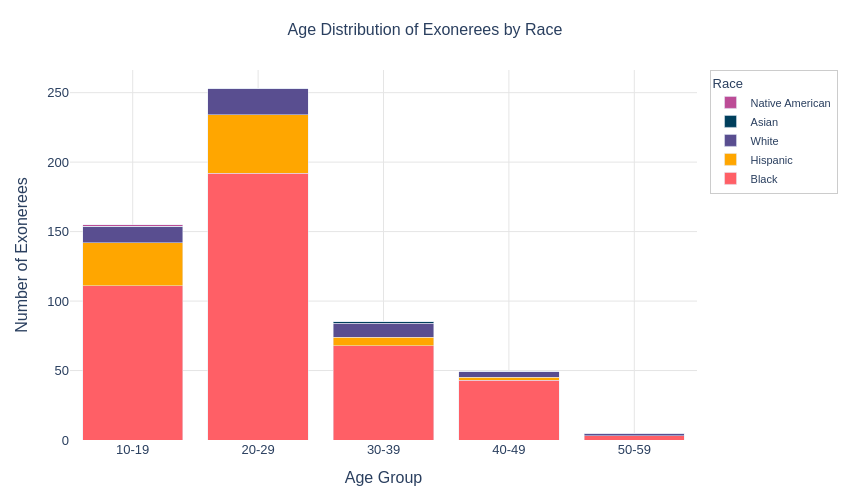

Notebook code cell kept with this figure:
### Markdown cell above
#### Age Distribution of Exonerees by Race

### Code cell
import plotly.graph_objects as go
import pandas as pd

race_colors = {
    "Black": "#ff5f66",
    "Hispanic": "#ffa600",
    "White": "#594e90",
    "Asian": "#003f5c",
    "Native American": "#bc4c96",
}
race_order = ["Black", "Hispanic", "White", "Asian", "Native American"]

age_bins = [10, 20, 30, 40, 50, 60, 70]
age_labels = ["10-19", "20-29", "30-39", "40-49", "50-59", "60-69"]
exon_df["age_group"] = pd.cut(
    exon_df["age"], bins=age_bins, labels=age_labels, right=False
)
age_race_counts = (
    exon_df.groupby(["age_group", "race"], observed=True).size().unstack(fill_value=0)
)

fig = go.Figure()
for race in race_order:
    if race in age_race_counts.columns:
        fig.add_trace(
            go.Bar(
                x=age_race_counts.index.astype(str),
                y=age_race_counts[race],
                name=race,
                marker_color=race_colors[race],
                hovertemplate=f"<b>{race}</b><br>Age Group: %{{x}}<br>Count: %{{y}}<extra></extra>",
            )
        )

fig.update_layout(
    barmode="stack",
    title=dict(text="Age Distribution of Exonerees by Race", x=0.5, font=dict(size=16)),
    xaxis=dict(title="Age Group", gridcolor="#e5e5e5"),
    yaxis=dict(title="Number of Exonerees", gridcolor="#e5e5e5"),
    legend=dict(
        title="Race",
        font=dict(size=11),
        bgcolor="rgba(255,255,255,0.8)",
        bordercolor="#ccc",
        borderwidth=1,
    ),
    plot_bgcolor="white",
    paper_bgcolor="white",
    font=dict(family="Arial", size=13),
    width=850,
    height=500,
    margin=dict(t=70, b=60, l=70, r=40),
)

import os

img_paths = [
    "../../images/age_distribution_by_race.png",
    "../../docs/images/age_distribution_by_race.png",
    "../../multiclass-portfolio-website/projects/dsan-5000/_site/images/age_distribution_by_race.png",
    "../../multiclass-portfolio-website/_site/projects/dsan-5000/_site/images/age_distribution_by_race.png",
]
for path in img_paths:
    try:
        os.makedirs(os.path.dirname(path), exist_ok=True)
        fig.write_image(path, scale=2)
    except Exception as e:
        print(f"Could not save {path}: {e}")
try:
    fig.write_html(
        "../../report/figures/age_distribution_by_race.html", include_plotlyjs="cdn"
    )
except Exception as e:
    print(f"Could not save html: {e}")
fig.show()

### Figure 1 — Plotly figure (JSON) as saved in the notebook; plotly's stock layout.template omitted (floating-point values rounded to 4 significant figures)
{"data": [{"hovertemplate": "<b>Black</b><br>Age Group: %{x}<br>Count: %{y}<extra></extra>", "marker": {"color": "#ff5f66"}, "name": "Black", "type": "bar", "x": ["10-19", "20-29", "30-39", "40-49", "50-59"], "y": [111, 192, 68, 43, 3]}, {"hovertemplate": "<b>Hispanic</b><br>Age Group: %{x}<br>Count: %{y}<extra></extra>", "marker": {"color": "#ffa600"}, "name": "Hispanic", "type": "bar", "x": ["10-19", "20-29", "30-39", "40-49", "50-59"], "y": [31, 42, 6, 2, 0]}, {"hovertemplate": "<b>White</b><br>Age Group: %{x}<br>Count: %{y}<extra></extra>", "marker": {"color": "#594e90"}, "name": "White", "type": "bar", "x": ["10-19", "20-29", "30-39", "40-49", "50-59"], "y": [12, 19, 10, 4, 2]}, {"hovertemplate": "<b>Asian</b><br>Age Group: %{x}<br>Count: %{y}<extra></extra>", "marker": {"color": "#003f5c"}, "name": "Asian", "type": "bar", "x": ["10-19", "20-29", "30-39", "40-49", "50-59"], "y": [0, 0, 1, 0, 0]}, {"hovertemplate": "<b>Native American</b><br>Age Group: %{x}<br>Count: %{y}<extra></extra>", "marker": {"color": "#bc4c96"}, "name": "Native American", "type": "bar", "x": ["10-19", "20-29", "30-39", "40-49", "50-59"], "y": [1, 0, 0, 0, 0]}], "layout": {"barmode": "stack", "font": {"family": "Arial", "size": 13}, "height": 500, "legend": {"bgcolor": "rgba(255,255,255,0.8)", "bordercolor": "#ccc", "borderwidth": 1, "font": {"size": 11}, "title": {"text": "Race"}}, "margin": {"b": 60, "l": 70, "r": 40, "t": 70}, "paper_bgcolor": "white", "plot_bgcolor": "white", "title": {"font": {"size": 16}, "text": "Age Distribution of Exonerees by Race", "x": 0.5}, "width": 850, "xaxis": {"gridcolor": "#e5e5e5", "title": {"text": "Age Group"}}, "yaxis": {"gridcolor": "#e5e5e5", "title": {"text": "Number of Exonerees"}}}}
